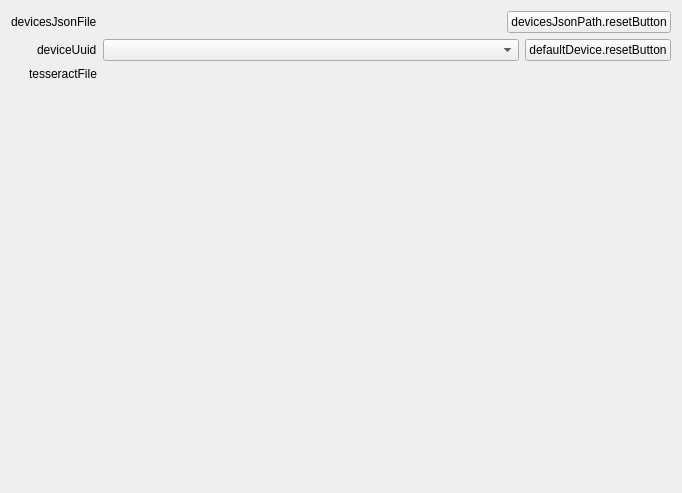
<?xml version="1.0" encoding="UTF-8"?>
<ui version="4.0">
 <class>SettingsDefault</class>
 <widget class="QWidget" name="SettingsDefault">
  <property name="geometry">
   <rect>
    <x>0</x>
    <y>0</y>
    <width>682</width>
    <height>493</height>
   </rect>
  </property>
  <property name="windowTitle">
   <string notr="true">SettingsDefault</string>
  </property>
  <layout class="QFormLayout" name="formLayout">
   <property name="fieldGrowthPolicy">
    <enum>QFormLayout::ExpandingFieldsGrow</enum>
   </property>
   <property name="rowWrapPolicy">
    <enum>QFormLayout::DontWrapRows</enum>
   </property>
   <property name="labelAlignment">
    <set>Qt::AlignRight|Qt::AlignTrailing|Qt::AlignVCenter</set>
   </property>
   <item row="0" column="0">
    <widget class="QLabel" name="label_2">
     <property name="sizePolicy">
      <sizepolicy hsizetype="Preferred" vsizetype="MinimumExpanding">
       <horstretch>0</horstretch>
       <verstretch>0</verstretch>
      </sizepolicy>
     </property>
     <property name="text">
      <string>devicesJsonFile</string>
     </property>
    </widget>
   </item>
   <item row="0" column="1">
    <layout class="QHBoxLayout" name="horizontalLayout_2">
     <item>
      <widget class="FileSelector" name="devicesJsonFileSelector" native="true">
       <property name="sizePolicy">
        <sizepolicy hsizetype="MinimumExpanding" vsizetype="Preferred">
         <horstretch>0</horstretch>
         <verstretch>0</verstretch>
        </sizepolicy>
       </property>
       <property name="minimumSize">
        <size>
         <width>200</width>
         <height>0</height>
        </size>
       </property>
      </widget>
     </item>
     <item>
      <widget class="QPushButton" name="devicesJsonFileResetButton">
       <property name="text">
        <string>devicesJsonPath.resetButton</string>
       </property>
      </widget>
     </item>
    </layout>
   </item>
   <item row="1" column="0">
    <widget class="QLabel" name="label_3">
     <property name="sizePolicy">
      <sizepolicy hsizetype="Preferred" vsizetype="MinimumExpanding">
       <horstretch>0</horstretch>
       <verstretch>0</verstretch>
      </sizepolicy>
     </property>
     <property name="text">
      <string>deviceUuid</string>
     </property>
    </widget>
   </item>
   <item row="1" column="1">
    <layout class="QHBoxLayout" name="horizontalLayout">
     <item>
      <widget class="DevicesComboBox" name="devicesComboBox">
       <property name="sizePolicy">
        <sizepolicy hsizetype="Expanding" vsizetype="Fixed">
         <horstretch>0</horstretch>
         <verstretch>0</verstretch>
        </sizepolicy>
       </property>
       <property name="minimumSize">
        <size>
         <width>200</width>
         <height>0</height>
        </size>
       </property>
      </widget>
     </item>
     <item>
      <widget class="QPushButton" name="deviceUuidResetButton">
       <property name="text">
        <string>defaultDevice.resetButton</string>
       </property>
      </widget>
     </item>
    </layout>
   </item>
   <item row="3" column="0">
    <widget class="QLabel" name="label_4">
     <property name="sizePolicy">
      <sizepolicy hsizetype="Preferred" vsizetype="MinimumExpanding">
       <horstretch>0</horstretch>
       <verstretch>0</verstretch>
      </sizepolicy>
     </property>
     <property name="text">
      <string>tesseractFile</string>
     </property>
    </widget>
   </item>
   <item row="3" column="1">
    <widget class="FileSelector" name="tesseractFileSelector" native="true">
     <property name="sizePolicy">
      <sizepolicy hsizetype="Minimum" vsizetype="Preferred">
       <horstretch>0</horstretch>
       <verstretch>0</verstretch>
      </sizepolicy>
     </property>
     <property name="minimumSize">
      <size>
       <width>200</width>
       <height>0</height>
      </size>
     </property>
    </widget>
   </item>
   <item row="5" column="1">
    <spacer name="verticalSpacer">
     <property name="orientation">
      <enum>Qt::Vertical</enum>
     </property>
     <property name="sizeType">
      <enum>QSizePolicy::Expanding</enum>
     </property>
     <property name="sizeHint" stdset="0">
      <size>
       <width>20</width>
       <height>500000</height>
      </size>
     </property>
    </spacer>
   </item>
  </layout>
 </widget>
 <customwidgets>
  <customwidget>
   <class>FileSelector</class>
   <extends>QWidget</extends>
   <header>ui.implements.components.fileSelector</header>
   <container>1</container>
  </customwidget>
  <customwidget>
   <class>DevicesComboBox</class>
   <extends>QComboBox</extends>
   <header>ui.implements.components</header>
  </customwidget>
 </customwidgets>
 <resources/>
 <connections/>
</ui>
